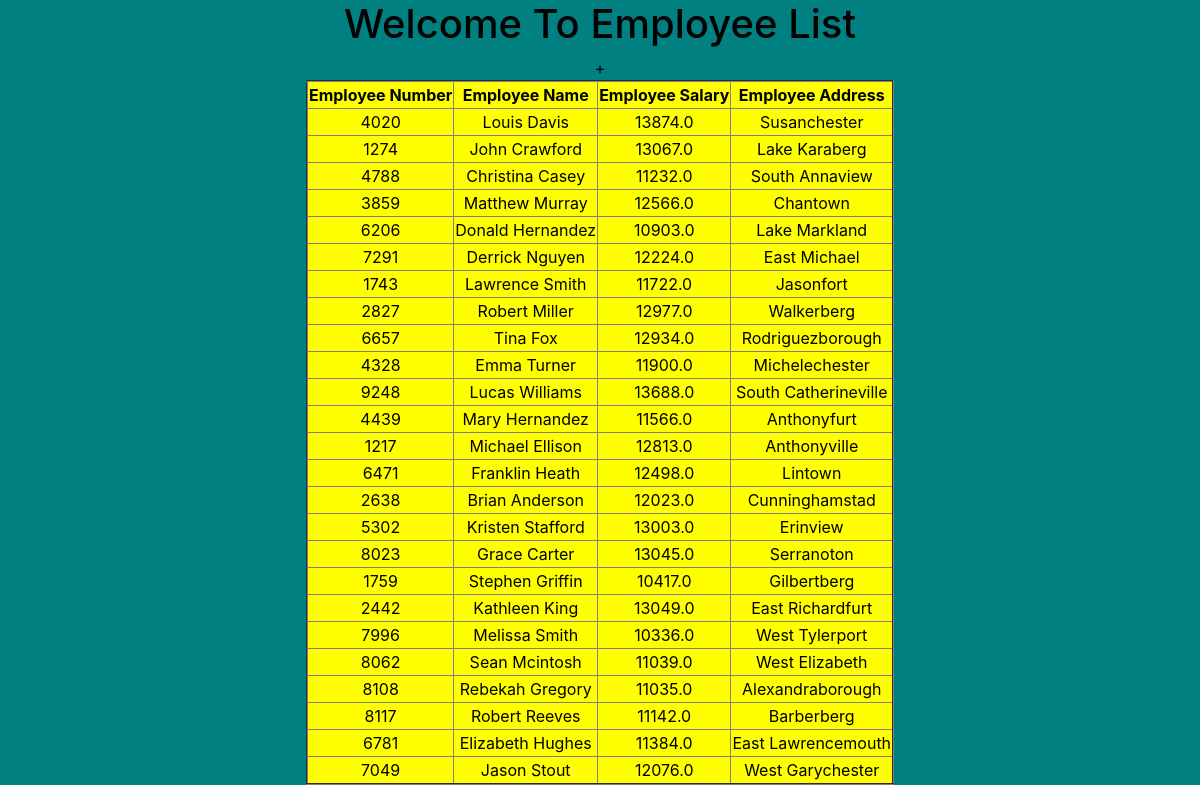
The page / on the database its author committed.
### testapp/models.py (models this page shows)
class Employee(models.Model):
    ename=models.CharField(max_length=64)
    eno=models.IntegerField()
    esal=models.FloatField()
    eaddr=models.CharField(max_length=130)
    objects=custommanager1()

### testapp/views.py (the view)
# urls.py: path('', views.employeeview),
def employeeview(request):
    emp_list=proxyEmployee1.objects.all()
    return render(request,'testapp/index.html',{'emp_list':emp_list})

### testapp/models.py (called while the page is built)
    def get_queryset(self):
        return super().get_queryset().filter(esal__lte=14000)

### templates/testapp/index.html (shortened to what this page needs)
<!DOCTYPE html>
<html lang="en">
<head>
    <link rel="stylesheet" href="https://cdn.jsdelivr.net/npm/bootstrap@4.6.2/dist/css/bootstrap.min.css">
</head>
<body>
    <div class="=container">
    <h1>Welcome To Employee List</h1>
<table border="2"  style="background-color: yellow;" align="center">
  <thead>
    <th>Employee Number</th>
    <th>Employee Name</th>
    <th>Employee Salary</th>+
    <th>Employee Address</th>
  </thead>
  {% for emp in emp_list %}
  <tr>
    <td>{{emp.eno}}</td>
    <td>{{emp.ename}}</td>
    <td>{{emp.esal}}</td>
    <td>{{emp.eaddr}}</td>
  </tr>
  {% endfor %}
</table>
</div>
</body>
</html>

### templates/testapp/index.html (style rules this page uses)
div { background-color: teal; color: black; text-align: center; }

### rows shown on the page
Employee: eno "4020", ename "Louis Davis", esal "13874.0", eaddr "Susanchester"
Employee: eno "1274", ename "John Crawford", esal "13067.0", eaddr "Lake Karaberg"
Employee: eno "4788", ename "Christina Casey", esal "11232.0", eaddr "South Annaview"
Employee: eno "3859", ename "Matthew Murray", esal "12566.0", eaddr "Chantown"
Employee: eno "6206", ename "Donald Hernandez", esal "10903.0", eaddr "Lake Markland"
Employee: eno "7291", ename "Derrick Nguyen", esal "12224.0", eaddr "East Michael"
Employee: eno "1743", ename "Lawrence Smith", esal "11722.0", eaddr "Jasonfort"
Employee: eno "2827", ename "Robert Miller", esal "12977.0", eaddr "Walkerberg"
Employee: eno "6657", ename "Tina Fox", esal "12934.0", eaddr "Rodriguezborough"
Employee: eno "4328", ename "Emma Turner", esal "11900.0", eaddr "Michelechester"
Employee: eno "9248", ename "Lucas Williams", esal "13688.0", eaddr "South Catherineville"
Employee: eno "4439", ename "Mary Hernandez", esal "11566.0", eaddr "Anthonyfurt"
Employee: eno "1217", ename "Michael Ellison", esal "12813.0", eaddr "Anthonyville"
Employee: eno "6471", ename "Franklin Heath", esal "12498.0", eaddr "Lintown"
Employee: eno "2638", ename "Brian Anderson", esal "12023.0", eaddr "Cunninghamstad"
Employee: eno "5302", ename "Kristen Stafford", esal "13003.0", eaddr "Erinview"
Employee: eno "8023", ename "Grace Carter", esal "13045.0", eaddr "Serranoton"
Employee: eno "1759", ename "Stephen Griffin", esal "10417.0", eaddr "Gilbertberg"
Employee: eno "2442", ename "Kathleen King", esal "13049.0", eaddr "East Richardfurt"
Employee: eno "7996", ename "Melissa Smith", esal "10336.0", eaddr "West Tylerport"
Employee: eno "8062", ename "Sean Mcintosh", esal "11039.0", eaddr "West Elizabeth"
Employee: eno "8108", ename "Rebekah Gregory", esal "11035.0", eaddr "Alexandraborough"
Employee: eno "8117", ename "Robert Reeves", esal "11142.0", eaddr "Barberberg"
Employee: eno "6781", ename "Elizabeth Hughes", esal "11384.0", eaddr "East Lawrencemouth"
Employee: eno "7049", ename "Jason Stout", esal "12076.0", eaddr "West Garychester"
